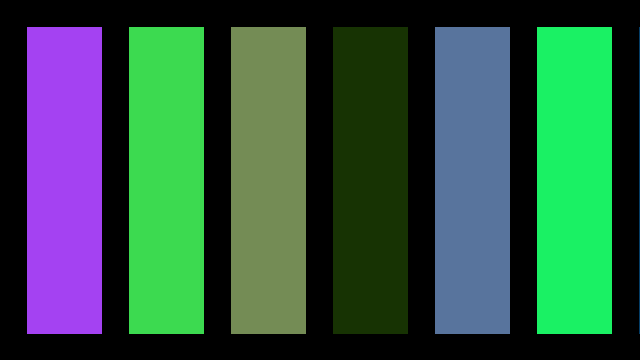
Frame 1 (no input)
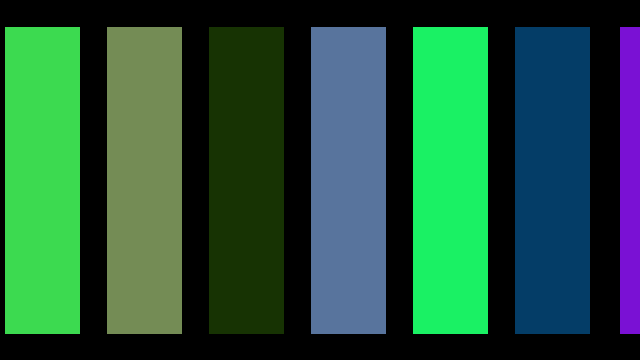
Frame 60 (the mouse pressed at the canvas centre just before this capture)
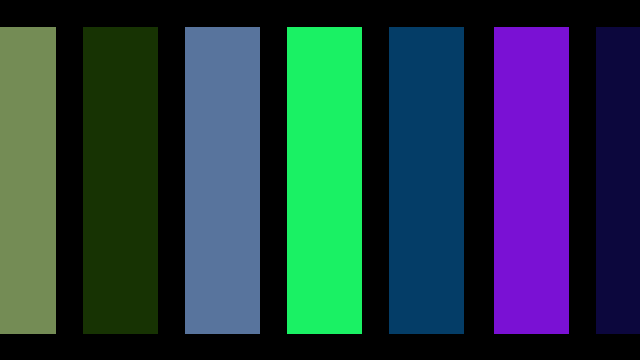
Frame 120 (the mouse held since frame 60 and released just before this capture)

The Processing sketch that drew these frames (run headless with seeded random() and noise(); from frame 60 on, the mouse is pressed at the canvas centre):

// Processing sketch: rgbMachine
// ── rgbMachine.pde
int offset;
float w;
float x = 0;
float xSpeed = -2.1;
int menge = 7;
Feld[] feld = new Feld[menge];

void setup(){
  //fullScreen();
 size(640,360);
  offset = round(width /24);
  w = (width-offset) / (feld.length-1) - offset;  
  for(int i = 0; i < feld.length; i++){
    feld[i] = new Feld(x+offset+(w+offset)*i); 
  }
}

void draw(){
  background(#000000);
  for(int i = 0; i < feld.length; i++){
    feld[i].show();
    feld[i].update();
  }
}

// ── Feld.pde
class Feld{
  float xPos;
  float h;
  color c;
  
  Feld(float xPos_){
  xPos = xPos_; 
    c = color((int)random(0,255),(int)random(0,255),(int)random(0,255));      
   }
   
  void show(){
     fill(c);        
     rect(xPos,offset,w,height-2*offset);
     }
     
  void update(){ 
    xPos = xPos +=xSpeed;
    if(xPos < 0 - w){
      xPos = width;
      c = color((int)random(0,255),(int)random(0,255),(int)random(0,255));
    }
  }
}
